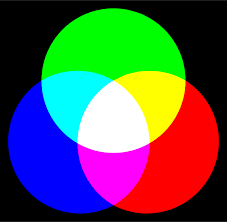
#> input picture download.png, 227 x 222 px, found by its file name
$ python Visualization.py
#> lines starting #> are read from the running program, lines starting #| are printed output that depends on the picture
import cv2;

img = cv2.imread(r"C:\Users\kaush\.matplotlib\Desktop\Industrial vision\download.png")
#> img is the input picture: shape (222, 227, 3); mean B, G, R 80.6, 83.1, 80.6
b,g,r = cv2.split(img)
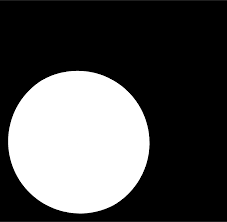
#> b: shape (222, 227); min 0, max 255, mean 80.6
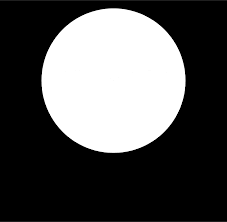
#> g: shape (222, 227); min 0, max 255, mean 83.1
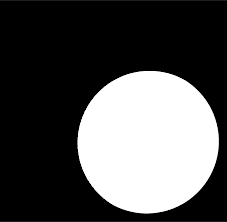
#> r: shape (222, 227); min 0, max 255, mean 80.6
print(b)
#> (printed output is left out)
print(g)
#> (printed output is left out)
print(r)
#> (printed output is left out)
cv2.imshow("a",b)
cv2.imshow("b",g)
cv2.imshow("r",r)
cv2.waitKey(0)
